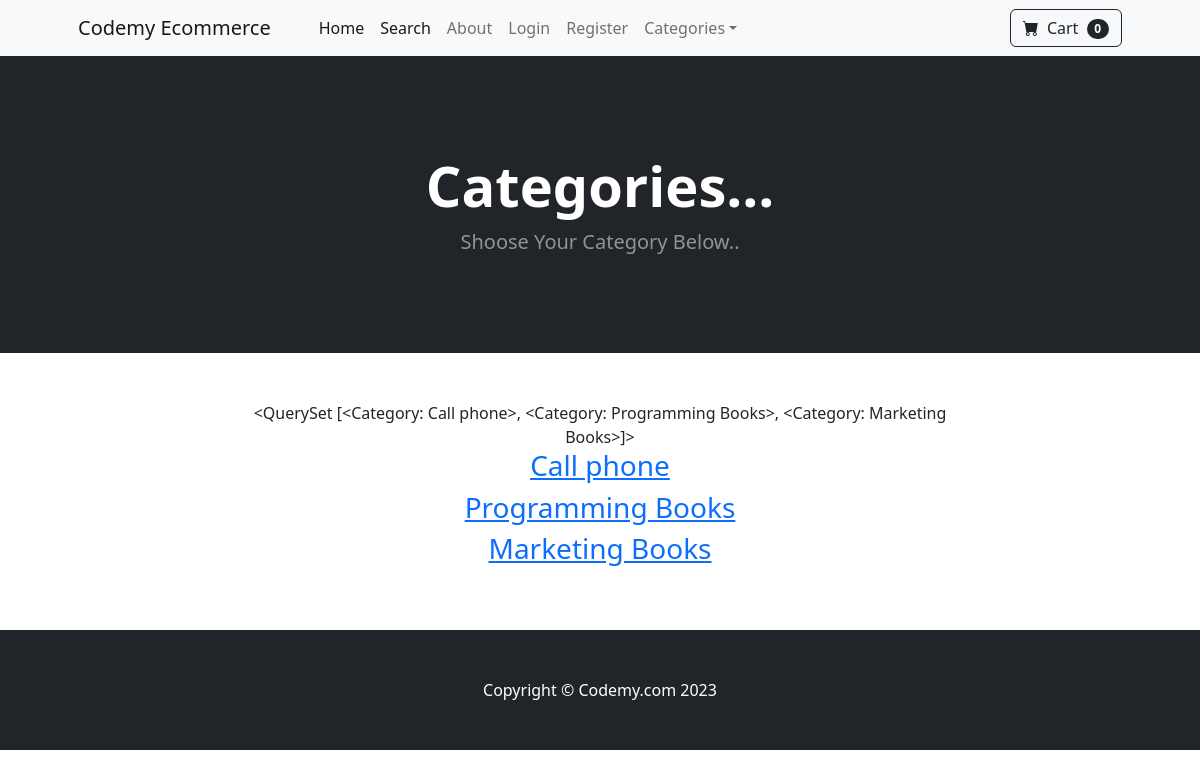
The app's page /category_summary with its own data.
### store/models.py (models this page shows)
class Category(models.Model):
    name = models.CharField(max_length=50)
    def __str__(self):
        return self.name
    class Meta:
        verbose_name_plural = 'categories'

### store/views.py (the view)
# urls.py: path('category_summary', views.category_summary, name='category_summary'),
def category_summary(request):
    categories = Category.objects.all()
    return render(request, 'category_summary.html',{'categories':categories})

### cart/cart.py (called while the page is built)
    def __len__(self):
        return len(self.cart)

### cart/context_processors.py (called while the page is built)
def cart(request):
    return {'cart':Cart(request)}

### store/templates/category_summary.html (shortened to what this page needs)
{% extends 'base.html' %}
{% block content %}
    <header class="bg-dark py-5">
        <div class="container px-4 px-lg-5 my-5">
            <div class="text-center text-white">
                <h1 class="display-4 fw-bolder">Categories...</h1>
                <p class="lead fw-normal text-white-50 mb-0">Shoose Your Category Below..</p>
            </div>
        </div>
    </header>
<br><br>
    <div class="container">
        <div class="row">
            <center>
                <div class="col-8">
                    {{ categories }}
                    {% for category in categories %}
                    <h3><a href="{% url 'category' category %}">{{ category }}</a></h3>
                    {% endfor %}
                </div>
            </center>
        </div>
    </div>
<br><br>
{% endblock content %}

### records on screen
Category: name.name "<QuerySet [<Category: Call phone>, <Category: Programming Books>, <Category: Marketing Books>]>", name "Call phone"
Category: name "Programming Books"
Category: name "Marketing Books"

### other values on screen
{{ cart|length }} "0"
